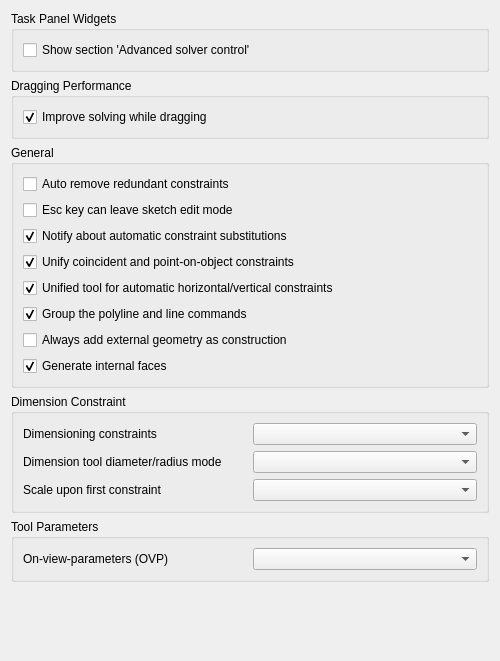
<?xml version="1.0" encoding="UTF-8"?>
<ui version="4.0">
 <class>SketcherGui::SketcherSettings</class>
 <widget class="QWidget" name="SketcherGui::SketcherSettings">
  <property name="geometry">
   <rect>
    <x>0</x>
    <y>0</y>
    <width>500</width>
    <height>661</height>
   </rect>
  </property>
  <property name="windowTitle">
   <string>General</string>
  </property>
  <layout class="QGridLayout" name="gridLayout">
   <item row="0" column="0">
    <widget class="QGroupBox" name="groupBox_2">
     <property name="title">
      <string>Task Panel Widgets</string>
     </property>
     <layout class="QGridLayout" name="gridLayout_4">
      <item row="0" column="0">
       <widget class="Gui::PrefCheckBox" name="checkBoxAdvancedSolverTaskBox">
        <property name="toolTip">
         <string>Displays the additional section 'Advanced Solver Controls' to adjust solver settings in the task view</string>
        </property>
        <property name="text">
         <string>Show section 'Advanced solver control'</string>
        </property>
        <property name="prefEntry" stdset="0">
         <cstring>ShowSolverAdvancedWidget</cstring>
        </property>
        <property name="prefPath" stdset="0">
         <cstring>Mod/Sketcher</cstring>
        </property>
       </widget>
      </item>
     </layout>
    </widget>
   </item>
   <item row="1" column="0">
    <widget class="QGroupBox" name="groupBox_4">
     <property name="title">
      <string>Dragging Performance</string>
     </property>
     <layout class="QGridLayout" name="gridLayout_5" rowstretch="0,0" columnstretch="0,0">
      <item row="1" column="0" colspan="2">
       <widget class="Gui::PrefCheckBox" name="checkBoxRecalculateInitialSolutionWhileDragging">
        <property name="toolTip">
         <string>Special solver algorithm will be used while dragging sketch elements.
Requires to re-enter edit mode to take effect.</string>
        </property>
        <property name="text">
         <string>Improve solving while dragging</string>
        </property>
        <property name="checked">
         <bool>true</bool>
        </property>
        <property name="prefEntry" stdset="0">
         <cstring>RecalculateInitialSolutionWhileDragging</cstring>
        </property>
        <property name="prefPath" stdset="0">
         <cstring>Mod/Sketcher</cstring>
        </property>
       </widget>
      </item>
     </layout>
    </widget>
   </item>
   <item row="2" column="0">
    <widget class="QGroupBox" name="groupBox_5">
     <property name="enabled">
      <bool>true</bool>
     </property>
     <property name="sizePolicy">
      <sizepolicy hsizetype="Expanding" vsizetype="Minimum">
       <horstretch>0</horstretch>
       <verstretch>0</verstretch>
      </sizepolicy>
     </property>
     <property name="minimumSize">
      <size>
       <width>0</width>
       <height>0</height>
      </size>
     </property>
     <property name="maximumSize">
      <size>
       <width>16777215</width>
       <height>16777215</height>
      </size>
     </property>
     <property name="baseSize">
      <size>
       <width>0</width>
       <height>0</height>
      </size>
     </property>
     <property name="title">
      <string>General</string>
     </property>
     <layout class="QVBoxLayout" name="verticalLayout_22">
      <item>
       <widget class="Gui::PrefCheckBox" name="checkBoxAutoRemoveRedundants">
        <property name="toolTip">
         <string>Automatically removes newly added redundant constraints</string>
        </property>
        <property name="text">
         <string>Auto remove redundant constraints</string>
        </property>
        <property name="checked">
         <bool>false</bool>
        </property>
        <property name="prefEntry" stdset="0">
         <cstring>AutoRemoveRedundants</cstring>
        </property>
        <property name="prefPath" stdset="0">
         <cstring>Mod/Sketcher</cstring>
        </property>
       </widget>
      </item>
      <item>
       <widget class="Gui::PrefCheckBox" name="checkBoxEnableEscape">
        <property name="toolTip">
         <string>Allows to leave the sketch edit mode by pressing the Esc key</string>
        </property>
        <property name="text">
         <string>Esc key can leave sketch edit mode</string>
        </property>
        <property name="checked">
         <bool>false</bool>
        </property>
        <property name="prefEntry" stdset="0">
         <cstring>LeaveSketchWithEscape</cstring>
        </property>
        <property name="prefPath" stdset="0">
         <cstring>Mod/Sketcher</cstring>
        </property>
       </widget>
      </item>
      <item>
       <widget class="Gui::PrefCheckBox" name="checkBoxNotifyConstraintSubstitutions">
        <property name="toolTip">
         <string>Notifies about automatic constraint substitutions</string>
        </property>
        <property name="text">
         <string>Notify about automatic constraint substitutions</string>
        </property>
        <property name="checked">
         <bool>true</bool>
        </property>
        <property name="prefEntry" stdset="0">
         <cstring>NotifyConstraintSubstitutions</cstring>
        </property>
        <property name="prefPath" stdset="0">
         <cstring>Mod/Sketcher/General</cstring>
        </property>
       </widget>
      </item>
      <item>
       <widget class="Gui::PrefCheckBox" name="checkBoxUnifiedCoincident">
        <property name="toolTip">
         <string>Unifies the coincident and point-on-object constraints in a single tool</string>
        </property>
        <property name="text">
         <string>Unify coincident and point-on-object constraints</string>
        </property>
        <property name="checked">
         <bool>true</bool>
        </property>
        <property name="prefEntry" stdset="0">
         <cstring>UnifiedCoincident</cstring>
        </property>
        <property name="prefPath" stdset="0">
         <cstring>Mod/Sketcher/Constraints</cstring>
        </property>
       </widget>
      </item>
      <item>
       <widget class="Gui::PrefCheckBox" name="checkBoxHorVerAuto">
        <property name="toolTip">
         <string>Unifies the horizontal and vertical constraints to an automatic command</string>
        </property>
        <property name="text">
         <string>Unified tool for automatic horizontal/vertical constraints</string>
        </property>
        <property name="checked">
         <bool>true</bool>
        </property>
        <property name="prefEntry" stdset="0">
         <cstring>AutoHorVer</cstring>
        </property>
        <property name="prefPath" stdset="0">
         <cstring>Mod/Sketcher/Constraints</cstring>
        </property>
       </widget>
      </item>
      <item>
       <widget class="Gui::PrefCheckBox" name="checkBoxLineGroup">
        <property name="toolTip">
         <string>Shows a command group button that contains both the polyline and line commands. Otherwise, each command has its own separate button.</string>
        </property>
        <property name="text">
         <string>Group the polyline and line commands</string>
        </property>
        <property name="checked">
         <bool>true</bool>
        </property>
        <property name="prefEntry" stdset="0">
         <cstring>UnifiedLineCommands</cstring>
        </property>
        <property name="prefPath" stdset="0">
         <cstring>Mod/Sketcher/Commands</cstring>
        </property>
       </widget>
      </item>
      <item>
       <widget class="Gui::PrefCheckBox" name="checkBoxAddExtGeo">
        <property name="toolTip">
         <string>Always adds external geometry as construction geometry. Otherwise, it is added according to the current construction mode.</string>
        </property>
        <property name="text">
         <string>Always add external geometry as construction</string>
        </property>
        <property name="checked">
         <bool>false</bool>
        </property>
        <property name="prefEntry" stdset="0">
         <cstring>AlwaysExtGeoReference</cstring>
        </property>
        <property name="prefPath" stdset="0">
         <cstring>Mod/Sketcher/General</cstring>
        </property>
       </widget>
      </item>
      <item>
       <widget class="Gui::PrefCheckBox" name="checkBoxMakeInternals">
        <property name="toolTip">
         <string>Closed loops will automatically generate internal faces which are selectable to be used with other tools</string>
        </property>
        <property name="text">
         <string>Generate internal faces</string>
        </property>
        <property name="checked">
         <bool>true</bool>
        </property>
        <property name="prefPath" stdset="0">
         <cstring>Mod/Sketcher</cstring>
        </property>
        <property name="prefEntry" stdset="0">
         <cstring>MakeInternals</cstring>
        </property>
       </widget>
      </item>
     </layout>
    </widget>
   </item>
   <item row="3" column="0">
    <widget class="QGroupBox" name="groupBox_6">
     <property name="sizePolicy">
      <sizepolicy hsizetype="Expanding" vsizetype="Minimum">
       <horstretch>0</horstretch>
       <verstretch>0</verstretch>
      </sizepolicy>
     </property>
     <property name="title">
      <string>Dimension Constraint</string>
     </property>
     <layout class="QGridLayout" name="gridLayout_general">
      <item row="1" column="1">
       <widget class="QComboBox" name="radiusDiameterMode">
        <property name="toolTip">
         <string>While using the Dimension tool you may choose how to handle circles and arcs:
'Auto': The tool will apply radius to arcs and diameter to circles.
'Diameter': The tool will apply diameter to both arcs and circles.
'Radius': The tool will apply radius to both arcs and circles.</string>
        </property>
       </widget>
      </item>
      <item row="0" column="1">
       <widget class="QComboBox" name="dimensioningMode">
        <property name="toolTip">
         <string>Select the type of dimensioning constraints for your toolbar:
'Single tool': A single tool for all dimensioning constraints in the toolbar: Distance, Distance X / Y, Angle, Radius. (Others in dropdown)
'Separated tools': Individual tools for each dimensioning constraint.
'Both': You will have both the 'Dimension' tool and the separated tools.
This setting is only for the toolbar. Whichever you choose, all tools are always available in the menu and through shortcuts.</string>
        </property>
       </widget>
      </item>
      <item row="1" column="0">
       <widget class="QLabel" name="radiusDiameterLabel">
        <property name="text">
         <string>Dimension tool diameter/radius mode</string>
        </property>
       </widget>
      </item>
      <item row="0" column="0">
       <widget class="QLabel" name="dimensioningLabel">
        <property name="text">
         <string>Dimensioning constraints</string>
        </property>
       </widget>
      </item>
      <item row="2" column="0">
       <widget class="QLabel" name="autoScaleModeLabel">
        <property name="text">
         <string>Scale upon first constraint</string>
        </property>
       </widget>
      </item>
      <item row="2" column="1">
       <widget class="QComboBox" name="autoScaleMode">
        <property name="toolTip">
         <string>Select the mode of automatic geometry scaling upon first dimension:
'Always': Automatic scaling upon first dimension is always performed.
'Never': Automatic scaling upon first dimension is never performed.
'When no scale feature is visible': Automatic scaling upon first dimension is only performed if there are no visible objects in the 3D view.
</string>
        </property>
       </widget>
      </item>
     </layout>
    </widget>
   </item>
   <item row="4" column="0">
    <widget class="QGroupBox" name="groupBox_7">
     <property name="sizePolicy">
      <sizepolicy hsizetype="Expanding" vsizetype="Minimum">
       <horstretch>0</horstretch>
       <verstretch>0</verstretch>
      </sizepolicy>
     </property>
     <property name="title">
      <string>Tool Parameters</string>
     </property>
     <layout class="QGridLayout" name="gridLayout_vis">
      <item row="0" column="0">
       <widget class="QLabel" name="ovpVisibilityLabel">
        <property name="text">
         <string>On-view-parameters (OVP)</string>
        </property>
       </widget>
      </item>
      <item row="0" column="1">
       <widget class="QComboBox" name="ovpVisibility">
        <property name="toolTip">
         <string>Choose a visibility mode for the On-View-Parameters:
'Disabled': On-View-Parameters are completely disabled.
'Dimensional only': Only dimensional On-View-Parameters are visible. They are the most useful. For example, the radius of a circle.
'All': Both dimensional and positional On-View-Parameters. Positionals are the (x,y) position of the cursor. For example for the center of a circle.</string>
        </property>
       </widget>
      </item>
     </layout>
    </widget>
   </item>
   <item row="5" column="0">
    <spacer name="verticalSpacer">
     <property name="orientation">
      <enum>Qt::Orientation::Vertical</enum>
     </property>
     <property name="sizeHint" stdset="0">
      <size>
       <width>20</width>
       <height>40</height>
      </size>
     </property>
    </spacer>
   </item>
  </layout>
 </widget>
 <customwidgets>
  <customwidget>
   <class>Gui::PrefCheckBox</class>
   <extends>QCheckBox</extends>
   <header>Gui/PrefWidgets.h</header>
  </customwidget>
 </customwidgets>
 <tabstops>
  <tabstop>checkBoxAdvancedSolverTaskBox</tabstop>
  <tabstop>checkBoxRecalculateInitialSolutionWhileDragging</tabstop>
  <tabstop>checkBoxAutoRemoveRedundants</tabstop>
  <tabstop>checkBoxEnableEscape</tabstop>
  <tabstop>checkBoxNotifyConstraintSubstitutions</tabstop>
 </tabstops>
 <resources/>
 <connections/>
</ui>
